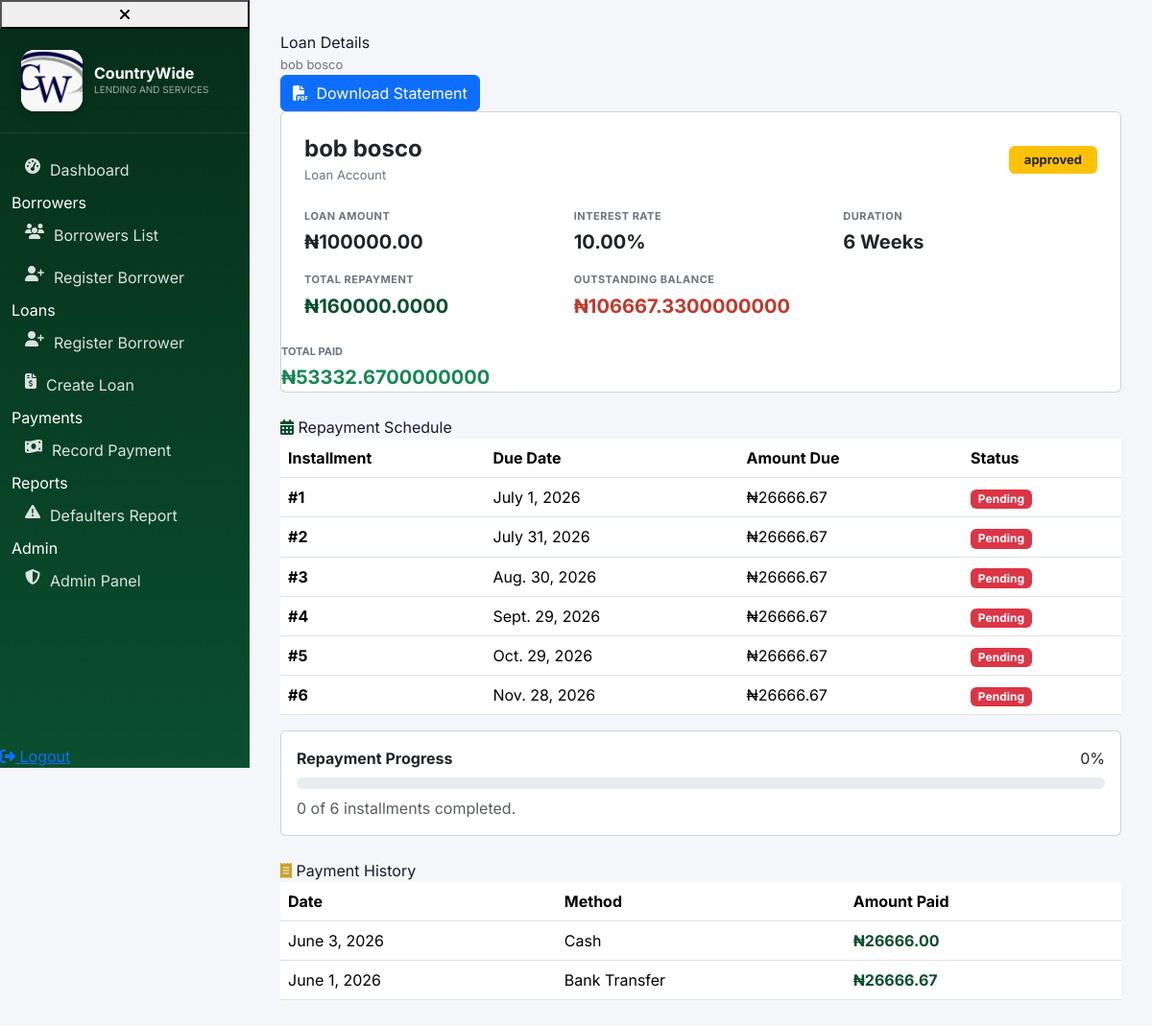
The page /loan/2/ (signed in) on the database its author committed.
### borrowers/models.py (models this page shows, shortened)
class Loan(models.Model):
    borrower = models.ForeignKey(
        'Borrower',
        on_delete=models.CASCADE,
        related_name='loans'
    )
    loan_amount = models.DecimalField(
        max_digits=12,
        decimal_places=2
    )
    interest_rate = models.DecimalField(
        max_digits=5,
        decimal_places=2
    )
    duration_weeks = models.PositiveIntegerField()
    start_date = models.DateField(
        auto_now_add=True
    )
    STATUS_CHOICES = [
        ('pending', 'Pending'),
        ('approved', 'Approved'),
        ('rejected', 'Rejected'),
        ('disbursed', 'Disbursed'),
        ('active', 'Active'),
        ('closed', 'Closed'),
    ]
    status = models.CharField(
        max_length=10,
        choices=STATUS_CHOICES,
        default='pending'
    )
    class Meta:
        ordering = ['-start_date']
    def total_repayment(self):
        interest = (
            self.loan_amount *
            self.interest_rate *
            self.duration_weeks
        ) / Decimal('100')
        return self.loan_amount + interest
    def total_paid(self):
        total = self.payments.aggregate(
            total=models.Sum('amount_paid')
        )['total']
        return total or Decimal('0.00')
    def balance(self):
        return self.total_repayment() - self.total_paid()

class Borrower(models.Model):
    first_name = models.CharField(max_length=50)
    last_name = models.CharField(max_length=50)
    gender = models.CharField(max_length=10)
    phone = models.CharField(max_length=20)
    email = models.EmailField()
    address = models.TextField()
    city = models.CharField(max_length=50)
    state = models.CharField(max_length=50)
    occupation = models.CharField(max_length=100)
    next_of_kin_name = models.CharField(max_length=100)
    next_of_kin_phone = models.CharField(max_length=20)
    nin = models.CharField(max_length=50)
    bvn = models.CharField(max_length=50)
    bank_name = models.CharField(max_length=100)
    account_number = models.CharField(max_length=20)
    guarantor_name = models.CharField(max_length=100)
    guarantor_address = models.TextField()
    guarantor_phone = models.CharField(max_length=20)
    guarantor_occupation = models.CharField(max_length=100)
    borrower_photo = models.ImageField(upload_to='borrowers/')
    guarantor_photo = models.ImageField(upload_to='guarantors/')
    created_at = models.DateTimeField(auto_now_add=True)

class RepaymentSchedule(models.Model):
    loan = models.ForeignKey(
        Loan,
        on_delete=models.CASCADE,
        related_name='schedules'
    )
    installment_number = models.IntegerField()
    due_date = models.DateField()
    amount_due = models.DecimalField(
        max_digits=12,
        decimal_places=2
    )
    amount_paid = models.DecimalField(
        max_digits=12,
        decimal_places=2,
        default=0
    )
    STATUS_CHOICES = [
        ('pending', 'Pending'),
        ('paid', 'Paid'),
    ]
    status = models.CharField(
        max_length=10,
        choices=STATUS_CHOICES,
        default='pending'
    )

class Payment(models.Model):
    loan = models.ForeignKey(
        Loan,
        on_delete=models.CASCADE,
        related_name='payments'
    )
    amount_paid = models.DecimalField(
        max_digits=12,
        decimal_places=2
    )
    payment_date = models.DateField(
        auto_now_add=True
    )
    PAYMENT_METHOD = [
        ('cash', 'Cash'),
        ('transfer', 'Bank Transfer'),
        ('mobile', 'Mobile Money'),
    ]
    method = models.CharField(
        max_length=20,
        choices=PAYMENT_METHOD,
        default='cash'
    )

### borrowers/views.py (the view)
@login_required
def loan_detail(request, loan_id):
    loan = get_object_or_404(
        Loan.objects.select_related("borrower"),
        id=loan_id
    )
    schedules = (
        RepaymentSchedule.objects
        .filter(loan=loan)
        .order_by("installment_number")
    )
    payments = (
        Payment.objects
        .filter(loan=loan)
        .order_by("-payment_date")
    )
    total_paid = loan.total_paid()
    total_repayment = loan.total_repayment()
    balance = loan.balance()
    total_installments = schedules.count()
    paid_installments = schedules.filter(status="paid").count()
    progress = 0
    if total_installments > 0:
        progress = round(
            (paid_installments / total_installments) * 100
        )
    context = {
        "loan": loan,
        "schedules": schedules,
        "payments": payments,
        "total_paid": total_paid,
        "total_repayment": total_repayment,
        "balance": balance,
        "total_installments": total_installments,
        "paid_installments": paid_installments,
        "progress": progress,
    }
    return render(
        request,
        "borrowers/loan_detail.html",
        context,
    )

### borrowers/templatetags/roles.py (called while the page is built)
@register.filter
def is_manager(user):
    return user.is_superuser or user.groups.filter(name='Manager').exists()

@register.filter
def is_cashier(user):
    return user.groups.filter(name='Cashier').exists()

@register.filter
def is_loan_officer(user):
    return user.groups.filter(name='Loan Officer').exists()

@register.filter
def is_auditor(user):
    return user.groups.filter(name='Auditor').exists()

### borrowers/templates/borrowers/loan_detail.html (shortened to what this page needs)
{% extends 'borrowers/base.html' %}
{% block content %}
<div class="container-fluid px-0">
    <div class="topbar">
        <div>
            <div class="page-title">Loan Details</div>
            <div style="font-size:13px; color:var(--text-muted); margin-top:2px;">
                {{ loan.borrower.first_name }} {{ loan.borrower.last_name }}
            </div>
        </div>
        <a href="{% url 'loan_pdf' loan.id %}" class="btn btn-primary">
            <i class="fa-solid fa-file-pdf me-1"></i> Download Statement
        </a>
    </div>
    <div class="card mb-4">
        <div class="card-body p-4">
            <div class="row align-items-center mb-4">
                <div class="col">
                    <h4 style="font-weight:700; margin:0;">
                        {{ loan.borrower.first_name }} {{ loan.borrower.last_name }}
                    </h4>
                    <div style="font-size:13px; color:var(--text-muted); margin-top:4px;">Loan Account</div>
                </div>
                <div class="col-auto">
                    {% if loan.status == 'active' %}
                        <span class="badge bg-success" style="font-size:13px; padding:8px 16px;">Active</span>
                    {% elif loan.status == 'closed' %}
                        <span class="badge bg-secondary" style="font-size:13px; padding:8px 16px;">Closed</span>
                    {% else %}
                        <span class="badge bg-warning text-dark" style="font-size:13px; padding:8px 16px;">{{ loan.status }}</span>
                    {% endif %}
                </div>
            </div>
            <div class="row g-3">
                <div class="col-md-4 col-6">
                    <div style="font-size:11px; font-weight:700; text-transform:uppercase; letter-spacing:0.5px; color:var(--text-muted); margin-bottom:4px;">Loan Amount</div>
                    <div style="font-size:20px; font-weight:700;">₦{{ loan.loan_amount }}</div>
                </div>
                <div class="col-md-4 col-6">
                    <div style="font-size:11px; font-weight:700; text-transform:uppercase; letter-spacing:0.5px; color:var(--text-muted); margin-bottom:4px;">Interest Rate</div>
                    <div style="font-size:20px; font-weight:700;">{{ loan.interest_rate }}%</div>
                </div>
                <div class="col-md-4 col-6">
                    <div style="font-size:11px; font-weight:700; text-transform:uppercase; letter-spacing:0.5px; color:var(--text-muted); margin-bottom:4px;">Duration</div>
                    <div style="font-size:20px; font-weight:700;">{{ loan.duration_weeks }} Weeks</div>
                </div>
                <div class="col-md-4 col-6">
                    <div style="font-size:11px; font-weight:700; text-transform:uppercase; letter-spacing:0.5px; color:var(--text-muted); margin-bottom:4px;">Total Repayment</div>
                    <div style="font-size:20px; font-weight:700; color:var(--primary);">₦{{ total_repayment }}</div>
                </div>
                <div class="col-md-4 col-6">
                    <div style="font-size:11px; font-weight:700; text-transform:uppercase; letter-spacing:0.5px; color:var(--text-muted); margin-bottom:4px;">Outstanding Balance</div>
                    <div style="font-size:20px; font-weight:700; color:var(--danger);">₦{{ balance }}</div>
                </div>
            </div>
        </div>
        <div class="col-md-4 col-6">
            <div style="font-size:11px;font-weight:700;text-transform:uppercase;color:var(--text-muted);margin-bottom:4px;">
                Total Paid
            </div>
            <div style="font-size:20px;font-weight:700;color:#198754;">
                ₦{{ total_paid }}
            </div>
        </div>
    </div>
    <div class="section-heading">
        <i class="fa-solid fa-calendar-days" style="color:var(--primary);"></i>
        Repayment Schedule
    </div>
    <div class="table-card mb-4">
        <div class="table-responsive">
            <table class="table">
                <thead>
                    <tr>
                        <th>Installment</th>
                        <th>Due Date</th>
                        <th>Amount Due</th>
                        <th>Status</th>
                    </tr>
                </thead>
                <tbody>
                    {% for schedule in schedules %}
                    <tr>
                        <td><strong>#{{ schedule.installment_number }}</strong></td>
                        <td>{{ schedule.due_date }}</td>
                        <td>₦{{ schedule.amount_due }}</td>
                        <td>
                            {% if schedule.status == 'paid' %}
                                <span class="badge bg-success">Paid</span>
                            {% else %}
                                <span class="badge bg-danger">Pending</span>
                            {% endif %}
                        </td>
                    </tr>
                    {% empty %}
                    <tr>
                        <td colspan="4" class="text-center text-muted py-4">No repayment schedule found.</td>
                    </tr>
                    {% endfor %}
                </tbody>
            </table>
        </div>
        <div class="card mb-4">
            <div class="card-body">
                <div class="d-flex justify-content-between mb-2">
                    <strong>Repayment Progress</strong>
                    <span>{{ progress }}%</span>
                </div>
                <div class="progress" style="height:12px;">
                </div>
                <div class="mt-2 text-muted">
                    {{ paid_installments }} of {{ total_installments }}
                    installments completed.
                </div>
            </div>
        </div>
    </div>
    <div class="section-heading">
        <i class="fa-solid fa-receipt" style="color:var(--accent);"></i>
        Payment History
    </div>
    <div class="table-card">
        <div class="table-responsive">
            <table class="table">
                <thead>
                    <tr>
                        <th>Date</th>
                        <th>Method</th>
                        <th>Amount Paid</th>
                    </tr>
                </thead>
                <tbody>
                    {% for payment in payments %}
                    <tr>
                        <td>{{ payment.payment_date }}</td>
                        <td>{{ payment.get_method_display }}</td>
                        <td>
                            <strong style="color:var(--primary);">
                                ₦{{ payment.amount_paid }}
                            </strong>
                        </td>
                    </tr>
                    {% empty %}
                    <tr>
                        <td colspan="3" class="text-center text-muted py-4">
                            No payments recorded.
                        </td>
                    </tr>
                    {% endfor %}
                </tbody>
            </table>
        </div>
    </div>
</div>
{% endblock %}

### borrowers/templates/borrowers/base.html (style rules this page uses)
:root { --primary: #0a4f2e; --primary-light: #0e6b3e; --primary-dark: #062d1a; --accent: #c9a02a; --accent-light: #f0c93a; --danger: #c0392b; --sidebar-width: 260px; --bg: #f4f6f9; --card-bg: #ffffff; --text: #1a1a2e; --text-muted: #6c757d; --border: #e2e8f0; --shadow: 0 2px 12px rgba(0,0,0,0.08); --shadow-md: 0 4px 20px rgba(0,0,0,0.12); --radius: 12px; --radius-sm: 8px; --topbar-h: 56px; }
* { box-sizing: border-box; }
body { margin: 0; font-family: 'Inter', Arial, sans-serif; background: var(--bg); color: var(--text); display: flex; min-height: 100vh; }

### rows shown on the page
Loan: borrower.first_name "bob", borrower.last_name "bosco", status "approved", loan_amount "100000.00", interest_rate "10.00", duration_weeks "6"
RepaymentSchedule: installment_number "1", due_date "July 1, 2026", amount_due "26666.67", status "Pending"
RepaymentSchedule: installment_number "2", due_date "July 31, 2026", amount_due "26666.67", status "Pending"
RepaymentSchedule: installment_number "3", due_date "Aug. 30, 2026", amount_due "26666.67", status "Pending"
RepaymentSchedule: installment_number "4", due_date "Sept. 29, 2026", amount_due "26666.67", status "Pending"
RepaymentSchedule: installment_number "5", due_date "Oct. 29, 2026", amount_due "26666.67", status "Pending"
RepaymentSchedule: installment_number "6", due_date "Nov. 28, 2026", amount_due "26666.67", status "Pending"
Payment: payment_date "June 3, 2026", method "Cash", amount_paid "26666.00"
Payment: payment_date "June 1, 2026", method "Bank Transfer", amount_paid "26666.67"

### other values the page prints
{{ total_repayment }} "160000.0000"
{{ balance }} "106667.3300000000"
{{ total_paid }} "53332.6700000000"
{{ progress }} "0"
{{ paid_installments }} "0"
{{ total_installments }} "6"
